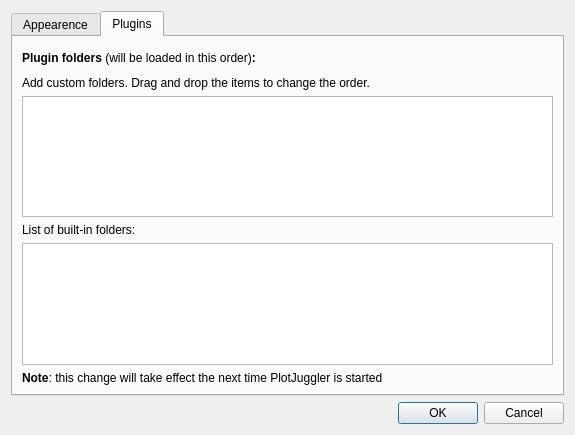
<?xml version="1.0" encoding="UTF-8"?>
<ui version="4.0">
 <class>PreferencesDialog</class>
 <widget class="QDialog" name="PreferencesDialog">
  <property name="geometry">
   <rect>
    <x>0</x>
    <y>0</y>
    <width>575</width>
    <height>435</height>
   </rect>
  </property>
  <property name="minimumSize">
   <size>
    <width>450</width>
    <height>0</height>
   </size>
  </property>
  <property name="windowTitle">
   <string>Preferences</string>
  </property>
  <layout class="QVBoxLayout" name="verticalLayout">
   <item>
    <widget class="QTabWidget" name="tabWidget">
     <property name="focusPolicy">
      <enum>Qt::NoFocus</enum>
     </property>
     <property name="currentIndex">
      <number>1</number>
     </property>
     <widget class="QWidget" name="tab">
      <attribute name="title">
       <string>Appearence</string>
      </attribute>
      <layout class="QFormLayout" name="formLayout">
       <item row="1" column="1">
        <widget class="QComboBox" name="comboBoxTheme">
         <item>
          <property name="text">
           <string>Light Theme</string>
          </property>
         </item>
         <item>
          <property name="text">
           <string>Dark Theme</string>
          </property>
         </item>
        </widget>
       </item>
       <item row="1" column="0">
        <widget class="QLabel" name="label">
         <property name="text">
          <string>Theme:</string>
         </property>
        </widget>
       </item>
       <item row="2" column="1">
        <widget class="QFrame" name="frame">
         <property name="frameShape">
          <enum>QFrame::StyledPanel</enum>
         </property>
         <property name="frameShadow">
          <enum>QFrame::Raised</enum>
         </property>
         <layout class="QVBoxLayout" name="verticalLayout_2">
          <property name="spacing">
           <number>0</number>
          </property>
          <item>
           <widget class="QRadioButton" name="radioGlobalColorIndex">
            <property name="text">
             <string>global color sequence</string>
            </property>
            <property name="checked">
             <bool>true</bool>
            </property>
           </widget>
          </item>
          <item>
           <widget class="QRadioButton" name="radioLocalColorIndex">
            <property name="text">
             <string>reset color sequence in each plot area</string>
            </property>
           </widget>
          </item>
          <item>
           <widget class="QCheckBox" name="checkBoxRememberColor">
            <property name="text">
             <string>remember curve color</string>
            </property>
            <property name="checked">
             <bool>true</bool>
            </property>
           </widget>
          </item>
         </layout>
        </widget>
       </item>
       <item row="2" column="0">
        <widget class="QLabel" name="label_2">
         <property name="text">
          <string>Curve color:</string>
         </property>
        </widget>
       </item>
       <item row="3" column="1">
        <widget class="QFrame" name="frame_2">
         <property name="minimumSize">
          <size>
           <width>0</width>
           <height>40</height>
          </size>
         </property>
         <property name="frameShape">
          <enum>QFrame::StyledPanel</enum>
         </property>
         <property name="frameShadow">
          <enum>QFrame::Raised</enum>
         </property>
         <layout class="QVBoxLayout" name="verticalLayout_4">
          <item>
           <widget class="QCheckBox" name="checkBoxSeparator">
            <property name="toolTip">
             <string>&lt;html&gt;&lt;head/&gt;&lt;body&gt;&lt;p&gt;Change will not be applied to existing timeseries.&lt;/p&gt;&lt;/body&gt;&lt;/html&gt;</string>
            </property>
            <property name="text">
             <string>enabled (using separator &quot;/&quot; in the name)</string>
            </property>
            <property name="checked">
             <bool>true</bool>
            </property>
           </widget>
          </item>
         </layout>
        </widget>
       </item>
       <item row="3" column="0">
        <widget class="QLabel" name="label_6">
         <property name="minimumSize">
          <size>
           <width>0</width>
           <height>40</height>
          </size>
         </property>
         <property name="toolTip">
          <string>&lt;html&gt;&lt;head/&gt;&lt;body&gt;&lt;p&gt;The &amp;quot;Name Separator&amp;quot; is the character use to split the name of a timeseries in the tree view (Timeseries Panel).&lt;/p&gt;&lt;p&gt;Default is &lt;span style=&quot; font-weight:600;&quot;&gt;&amp;quot;/&amp;quot;&lt;/span&gt;.&lt;/p&gt;&lt;/body&gt;&lt;/html&gt;</string>
         </property>
         <property name="text">
          <string>Tree view</string>
         </property>
        </widget>
       </item>
       <item row="4" column="0">
        <widget class="QLabel" name="label_7">
         <property name="minimumSize">
          <size>
           <width>0</width>
           <height>40</height>
          </size>
         </property>
         <property name="text">
          <string>OpenGL:</string>
         </property>
        </widget>
       </item>
       <item row="4" column="1">
        <widget class="QFrame" name="frame_3">
         <property name="frameShape">
          <enum>QFrame::StyledPanel</enum>
         </property>
         <property name="frameShadow">
          <enum>QFrame::Raised</enum>
         </property>
         <layout class="QVBoxLayout" name="verticalLayout_5">
          <item>
           <widget class="QCheckBox" name="checkBoxOpenGL">
            <property name="toolTip">
             <string>&lt;html&gt;&lt;head/&gt;&lt;body&gt;&lt;p&gt;Change will not be applied to existing plots.&lt;/p&gt;&lt;/body&gt;&lt;/html&gt;</string>
            </property>
            <property name="text">
             <string>enabled</string>
            </property>
            <property name="checked">
             <bool>true</bool>
            </property>
           </widget>
          </item>
         </layout>
        </widget>
       </item>
      </layout>
     </widget>
     <widget class="QWidget" name="tabPlugins">
      <attribute name="title">
       <string>Plugins</string>
      </attribute>
      <layout class="QVBoxLayout" name="verticalLayout_3">
       <item>
        <layout class="QHBoxLayout" name="horizontalLayout">
         <item>
          <widget class="QLabel" name="label_3">
           <property name="text">
            <string>&lt;html&gt;&lt;head/&gt;&lt;body&gt;&lt;p&gt;&lt;span style=&quot; font-weight:600;&quot;&gt;Plugin folders &lt;/span&gt;(will be loaded in this order)&lt;span style=&quot; font-weight:600;&quot;&gt;:&lt;/span&gt;&lt;/p&gt;&lt;/body&gt;&lt;/html&gt;</string>
           </property>
          </widget>
         </item>
         <item>
          <spacer name="horizontalSpacer">
           <property name="orientation">
            <enum>Qt::Horizontal</enum>
           </property>
           <property name="sizeHint" stdset="0">
            <size>
             <width>40</width>
             <height>20</height>
            </size>
           </property>
          </spacer>
         </item>
         <item>
          <widget class="QPushButton" name="pushButtonAdd">
           <property name="minimumSize">
            <size>
             <width>24</width>
             <height>24</height>
            </size>
           </property>
           <property name="maximumSize">
            <size>
             <width>24</width>
             <height>24</height>
            </size>
           </property>
           <property name="toolTip">
            <string>&lt;html&gt;&lt;head/&gt;&lt;body&gt;&lt;p&gt;Add folder&lt;/p&gt;&lt;/body&gt;&lt;/html&gt;</string>
           </property>
           <property name="text">
            <string/>
           </property>
           <property name="iconSize">
            <size>
             <width>22</width>
             <height>22</height>
            </size>
           </property>
           <property name="flat">
            <bool>true</bool>
           </property>
          </widget>
         </item>
         <item>
          <widget class="QPushButton" name="pushButtonRemove">
           <property name="minimumSize">
            <size>
             <width>24</width>
             <height>24</height>
            </size>
           </property>
           <property name="maximumSize">
            <size>
             <width>24</width>
             <height>24</height>
            </size>
           </property>
           <property name="toolTip">
            <string>&lt;html&gt;&lt;head/&gt;&lt;body&gt;&lt;p&gt;Remove selected&lt;/p&gt;&lt;/body&gt;&lt;/html&gt;</string>
           </property>
           <property name="text">
            <string/>
           </property>
           <property name="iconSize">
            <size>
             <width>20</width>
             <height>20</height>
            </size>
           </property>
           <property name="flat">
            <bool>true</bool>
           </property>
          </widget>
         </item>
        </layout>
       </item>
       <item>
        <widget class="QLabel" name="label_5">
         <property name="text">
          <string>Add custom folders. Drag and drop the items to change the order.</string>
         </property>
         <property name="wordWrap">
          <bool>true</bool>
         </property>
        </widget>
       </item>
       <item>
        <widget class="QListWidget" name="listWidgetCustom">
         <property name="focusPolicy">
          <enum>Qt::ClickFocus</enum>
         </property>
         <property name="editTriggers">
          <set>QAbstractItemView::NoEditTriggers</set>
         </property>
         <property name="dragDropMode">
          <enum>QAbstractItemView::InternalMove</enum>
         </property>
         <property name="defaultDropAction">
          <enum>Qt::MoveAction</enum>
         </property>
         <property name="spacing">
          <number>2</number>
         </property>
        </widget>
       </item>
       <item>
        <widget class="QLabel" name="label_8">
         <property name="text">
          <string>List of built-in folders:</string>
         </property>
        </widget>
       </item>
       <item>
        <widget class="QListWidget" name="listWidgetBuiltin">
         <property name="editTriggers">
          <set>QAbstractItemView::NoEditTriggers</set>
         </property>
         <property name="selectionMode">
          <enum>QAbstractItemView::NoSelection</enum>
         </property>
         <property name="spacing">
          <number>2</number>
         </property>
        </widget>
       </item>
       <item>
        <widget class="QLabel" name="label_4">
         <property name="text">
          <string>&lt;html&gt;&lt;head/&gt;&lt;body&gt;&lt;p&gt;&lt;span style=&quot; font-weight:600;&quot;&gt;Note&lt;/span&gt;: this change will take effect the next time PlotJuggler is started&lt;/p&gt;&lt;/body&gt;&lt;/html&gt;</string>
         </property>
         <property name="wordWrap">
          <bool>true</bool>
         </property>
        </widget>
       </item>
      </layout>
     </widget>
    </widget>
   </item>
   <item>
    <widget class="QDialogButtonBox" name="buttonBox">
     <property name="orientation">
      <enum>Qt::Horizontal</enum>
     </property>
     <property name="standardButtons">
      <set>QDialogButtonBox::Cancel|QDialogButtonBox::Ok</set>
     </property>
    </widget>
   </item>
  </layout>
 </widget>
 <resources/>
 <connections>
  <connection>
   <sender>buttonBox</sender>
   <signal>accepted()</signal>
   <receiver>PreferencesDialog</receiver>
   <slot>accept()</slot>
   <hints>
    <hint type="sourcelabel">
     <x>248</x>
     <y>254</y>
    </hint>
    <hint type="destinationlabel">
     <x>157</x>
     <y>274</y>
    </hint>
   </hints>
  </connection>
  <connection>
   <sender>buttonBox</sender>
   <signal>rejected()</signal>
   <receiver>PreferencesDialog</receiver>
   <slot>reject()</slot>
   <hints>
    <hint type="sourcelabel">
     <x>316</x>
     <y>260</y>
    </hint>
    <hint type="destinationlabel">
     <x>286</x>
     <y>274</y>
    </hint>
   </hints>
  </connection>
 </connections>
</ui>
